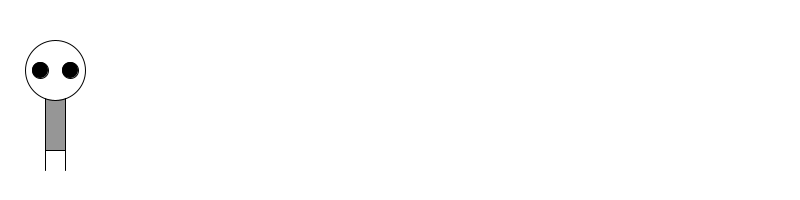
Frame 1 (no input)
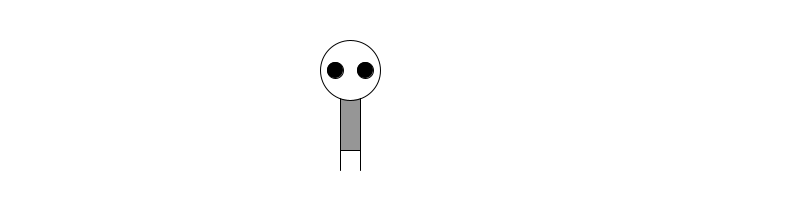
Frame 60 (the mouse pressed at the canvas centre just before this capture)
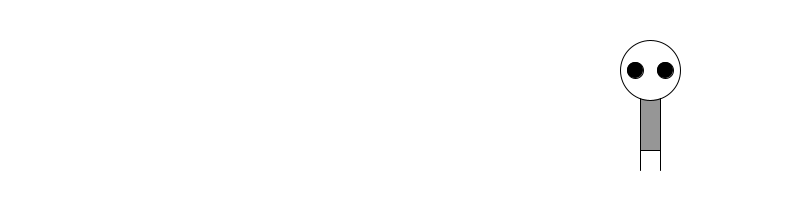
Frame 120 (the mouse held since frame 60 and released just before this capture)

The Processing sketch that drew these frames (run headless with seeded random() and noise(); from frame 60 on, the mouse is pressed at the canvas centre):

// Processing sketch: movingZoog
// ── movingZoog.pde
int x = 0;
int speed = 5;

void setup() {
  size(800, 200);
  background(255);
  smooth();
}

void draw() {
  background(255);
  x = (x + speed) % 700;
  
  // Body
  rectMode(CENTER);
  stroke(0);
  fill(150);
  rect(50 + x, 100, 20, 100);
  
  // Head
  fill(255);
  ellipse(50 + x, 70, 60, 60);
  
  // Eyes
  fill(0);
  ellipse(35 + x, 70, 16, 16);
  ellipse(65 + x, 70, 16, 16);
  
  // Legs
  stroke(0);
  line(40 + x, 150, 40 + x, 170);
  line(60 + x, 150, 60 + x, 170);
}
